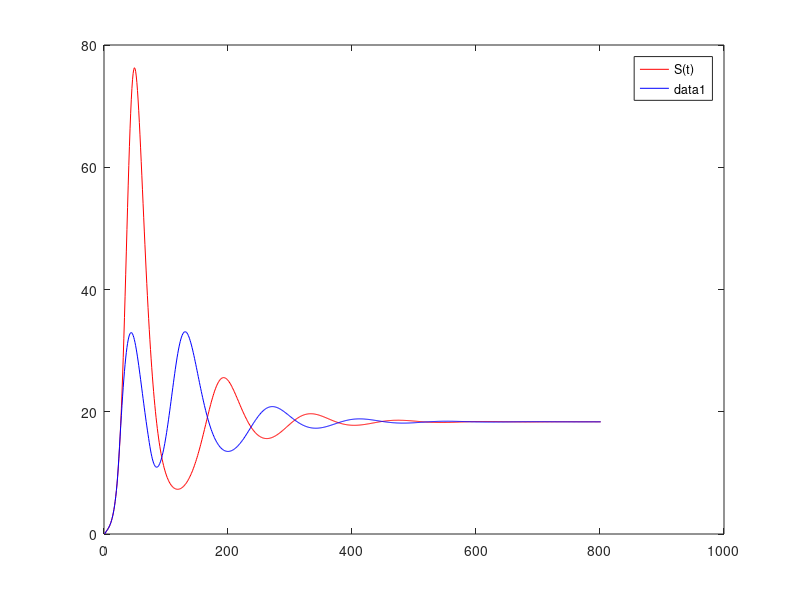

This figure's MATLAB source:

N=1500;
r=0.6;
l=0.5;
mu=4.98*10^-5;
alpha=1/4;
zeta=1/3;
gamma=1/6;
gammar=1/5;
mean_cont=0.9575;
transm_risk=0.6;
beta=mean_cont*transm_risk; %R0
delta=0.15;
kappa=1/7;
kappar=1/9;
tau=1/10;
h=0.29;
d=1/14;
T=0;
T1=850;
ss=0.92; % Succes Rate of Sampling
st=0.95; % Succes Rate of Test
c=ss*st;
r1=(1-r)*l;
rate=T*c; 
rate1=T1*c;
tD1=20; % Start of Drone Operation
te1=70; % End of Drone Operation
tD2=20; % Start of Drone Operation
te2=70; % End of Drone Operation


tspan = 0:1:800;
xinit = [1495,0,0,5,0,0];
options = odeset('NonNegative',4);

f = @(t1,y1) [mu*N-mu*y1(1)-beta*(y1(4)+r1*y1(3))/(N-r*y1(3))*y1(1)+delta*d*y1(5);...
        (beta*(y1(4)+r1*y1(3))/(N-r*y1(3))*y1(1))-(mu+alpha+(rate/N)*(t1>tD1)*(t1<te1))...
        *y1(2);...
        rate/N*(t1>tD1)*(t1<te1)*(y1(2))+zeta*rate/N*(t1>tD1)*(t1<te1)*y1(4)-(gammar+mu+kappar*h)*y1(3);...
        alpha*y1(2)-(kappa*h+gamma+mu+zeta*rate/N*(t1>tD1)*(t1<te1))*y1(4);...
        tau*y1(6)+gammar*y1(3)+gamma*y1(4)-mu*y1(5)-delta*d*y1(5);
        h*(kappar*y1(3)+kappa*y1(4))-(mu+tau)*y1(6)];
    [t1,y1]=ode45(f, tspan, xinit,options);
    
    
g = @(t2,y2) [mu*N-mu*y2(1)-beta*(y2(4)+r1*y2(3))/(N-r*y2(3))*y2(1)+delta*d*y2(5);...
        (beta*(y2(4)+r1*y2(3))/(N-r*y2(3))*y2(1))-(mu+alpha+(alpha*rate1/N)*(t2>tD2)*(t2<te2))...
        *y2(2);...
        alpha*rate1/N*(t2>tD2)*(t2<te2)*(y2(2))+zeta*rate1/N*(t2>tD2)*(t2<te2)*y2(4)-(gammar+mu+kappar*h)*y2(3);...
        alpha*y2(2)-(kappa*h+gamma+mu+zeta*rate1/N*(t2>tD2)*(t2<te2))*y2(4);...
        tau*y2(6)+gammar*y2(3)+gamma*y2(4)-mu*y2(5)-delta*d*y2(5);
        h*(kappar*y2(3)+kappa*y2(4))-(mu+tau)*y2(6)];
    [t2,y2]=ode45(g, tspan, xinit,options);
   
    
    
I1=y1(:,3)+y1(:,4)+y1(:,6);
I2=y2(:,3)+y2(:,4)+y2(:,6);
 
HC=ones(size(I1))*4;
  

 plot(y1(:,6),'r')
 legend('S(t)', 'E(t)', 'J(t)', 'I(t)', 'R(t)')
 hold on
 plot(y2(:,6),'b')
 %plot(HC)
Sum1=0;
Sum2=0;
for i=1:100
sn=I1(i);
Sum1=Sum1+sn;
end
for i=1:100
sn=I2(i);
Sum2=Sum2+sn;
end
Sum2-Sum1
